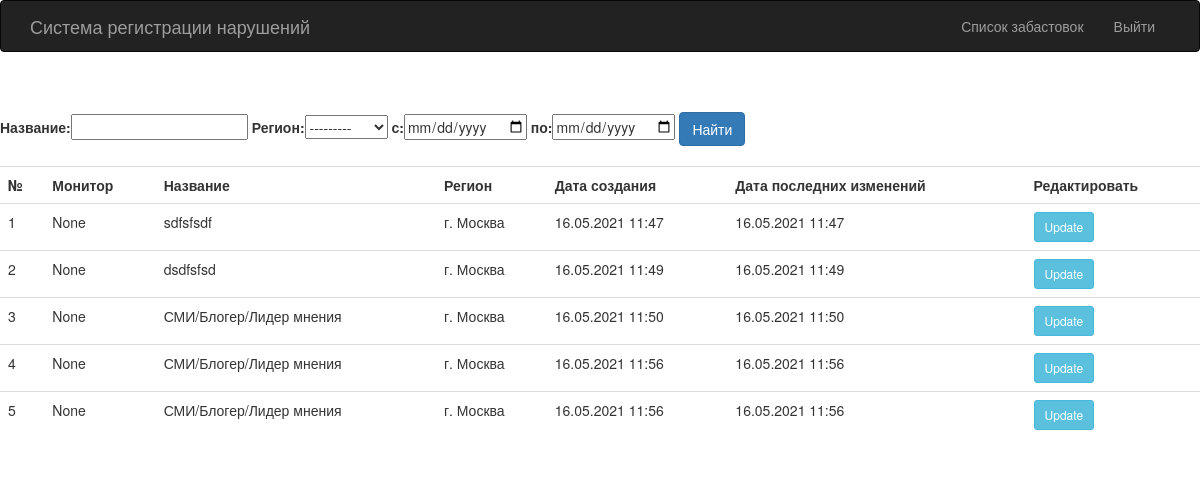
/strike/cases/, run on an earlier commit of the app's database.
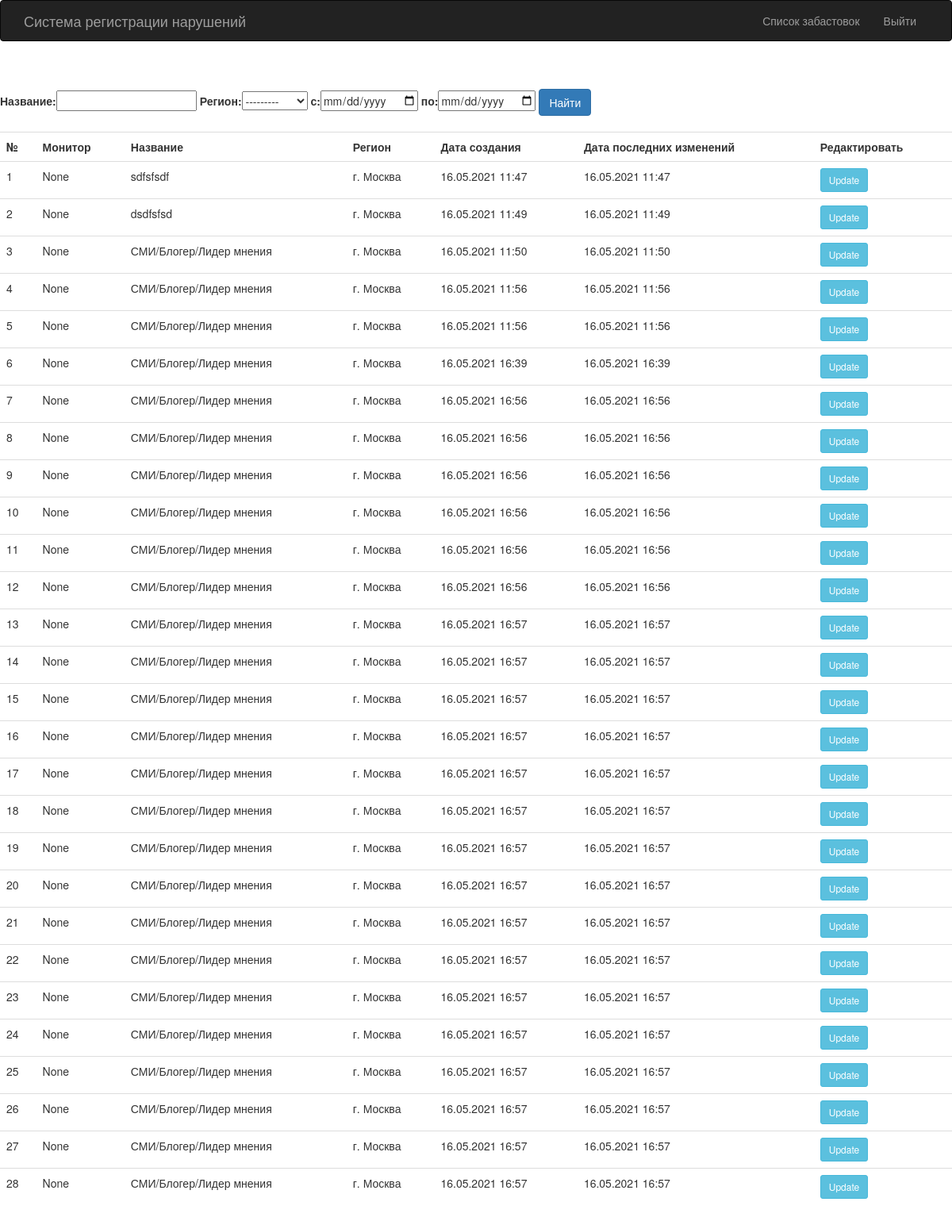
And on a later commit of the database.
### strike/models.py (models this page shows, shortened)
class Region(models.Model):
    name = models.CharField("Название", max_length=255)
    is_active = models.BooleanField("Активен", default=True)
    country = models.ForeignKey(Country, on_delete=models.DO_NOTHING)
    def __str__(self):
        return self.name
    class Meta:
        verbose_name = "Регион"
        verbose_name_plural = "Регионы"

class Card(models.Model):
    ANSWER = [
        ("+", "Да"),
        ("-", "Отсутствует"),
        ("?", "Неизвестно"),
        ("ДР", "Другое")
    ]
    id = models.BigAutoField("№", primary_key=True)
    name = models.CharField("Название", max_length=100, blank=False)
    card_sources = models.ManyToManyField(Source, verbose_name="Источник")
    source_url = models.CharField("Источник информации (ссылка)", max_length=255, null=True, blank=True)
    source_content = models.TextField("Текст статьи/сообщения ", null=True, blank=True)
    country = models.ForeignKey(Country, on_delete=models.DO_NOTHING, verbose_name="Страна")
    region = models.ForeignKey(Region, on_delete=models.DO_NOTHING, verbose_name="Регион")
    city_name = models.CharField("Название города", max_length=100)
    company_name = models.CharField("Название предприятия (юридического лица)", max_length=100, blank=False)
    company_ownership_type = models.ForeignKey(OwnerShipType, on_delete=models.DO_NOTHING, null=True, blank=True,
                                               verbose_name="Форма собственности компании", )
    company_country_name = models.CharField("Страна происхождения компании", max_length=100, blank=True)
    company_is_tnk_member = models.BooleanField("Является ли эта кампания частью ТНК (Транснациональная компания)",
                                                default=False)
    company_tnk_name = models.CharField("Название ТНК (Транснациональная компания)", max_length=100, null=True,
                                        blank=True)
    company_employees_count = models.ForeignKey(EmployeesCount, on_delete=models.DO_NOTHING,null=True,
                                                verbose_name='Общая численность работников на предприятии')
    count_strike_participants = models.ForeignKey(ParticipantsCount, on_delete=models.DO_NOTHING,null=True,
                                                  verbose_name="Количество участников забастовки/акции")
    card_demand_categories = models.ManyToManyField(DemandCategory, verbose_name="Характер требований")
    start_date = models.DateTimeField("Дата начало проведения забастовки/акции",
                                      default=datetime.now())
    end_date = models.DateTimeField("Дата конца проведения забастовки/акции",
                                    default=datetime.now())
    has_trade_union = models.CharField("Профсоюз", choices=ANSWER, max_length=50, blank=False, default='+')
    date_create = models.DateTimeField("Дата создания", auto_now_add=True)
    date_update = models.DateTimeField("Дата последних изменений", auto_now=True)
    is_active = models.BooleanField("Активен", default=True)
    THE_NATURE_OF_THE_GROUP = [
        ('Б/ПГ', 'Бригада или производственная группа'),
        ('опр категория', 'Определенная категория работников'),
        ('Др', 'Другое'),
    ]
    TRADE_UNION_MEMBERSHIP = [
        ('Все', 'Все состоят в профсоюзе'),
        ('Не все', 'В профсоюзе состоят не все'),
        ('Никто', 'Никто не состоит в профсоюзе'),
    ]
    GENDER = [
        ('М', 'Мужчина'),
        ('Ж', 'Женщина'),
    ]
    AGE = [
        ('<18', 'менее 18 лет'),
        ('19-62', '19-62'),
        ('> 63', '63 и старше'),
    ]
    added_by = models.ForeignKey(User, on_delete=models.DO_NOTHING,null=True,verbose_name="Монитор")
    class Meta:
        verbose_name = "Карточка"
        verbose_name_plural = "Карточки"

### strike/views.py (the view)
# urls.py: path('cases/', views.cases, name='strikes_list'),
def cases(request):
    cards = Card.objects.all()
    myFilter = CardFilter(request.GET,queryset=cards)
    cards = myFilter.qs
    context = {'cards':cards, 'myFilter':myFilter}
    return render(request, 'strike/strike.html', context)

### strike/templates/strike/strike.html
{% extends 'base.html' %}
{% block content %}
    <br>
<br>
<div class="row">
	<div class="col">
		<div class="card card-body">
			<form method="get">
				{{myFilter.form}}
		    <button class="btn btn-primary" type="submit">Найти</button>
		  </form>
		</div>
	</div>
</div>
<br>
<div class="row">
	<div class="col-md">
		<div class="card card-body">
			<table class="table table-sm">
				<tr>
					<th>№</th>
					<th>Монитор</th>
					<th>Название</th>
					<th>Регион</th>
					<th>Дата создания</th>
					<th>Дата последних изменений</th>
					<th>Редактировать</th>
				</tr>
				{% for card in cards %}
				<tr>
					<td>{{card.id}}</td>
					<td>{{card.added_by}}</td>
					<td>{{card.name}}</td>
					<td>{{card.region}}</td>
					<td>{{card.date_create | date:"d.m.Y H:i"}}</td>
					<td>{{card.date_update | date:"d.m.Y H:i"}}</td>
					<td><a class="btn btn-sm btn-info" href="{% url 'strike_case' %}">Update</a></td>
				</tr>
				{% endfor %}
			</table>
		</div>
	</div>
</div>
{% endblock %}

### templates/base.html (shortened to what this page needs)
<!DOCTYPE html>
<html lang="en">
<head>
    <link rel="stylesheet" href="//maxcdn.bootstrapcdn.com/bootstrap/3.3.7/css/bootstrap.min.css">
</head>
<body class="override">
    <nav class="navbar navbar-inverse" role="navigation">
        <div class="container">
            <div class="navbar-header">
                <a class="navbar-brand" href="/">Система регистрации нарушений</a>
            </div>
            <div id="navbar" class="collapse navbar-collapse">
                <ul class="nav navbar-nav navbar-right">
                    <li><a href="{% url 'logout' %}">Выйти</a></li>
                </ul>
                <ul class="nav navbar-nav navbar-right">
                    <li><a href="{% url 'strikes_list' %}">Список забастовок</a></li>
                </ul>
            </div>
        </div>
    </nav>
    <div class="container">
        <div class="row">
            {% block content %}{% endblock %}
        </div>
    </div>
</body>
</html>

What changed in the data, as far as the page shows it:
added Card: id "6", added_by "None", name "СМИ/Блогер/Лидер мнения", region "г. Москва", date_create "16.05.2021 16:39", date_update "16.05.2021 16:39"
added Card: id "7", added_by "None", name "СМИ/Блогер/Лидер мнения", region "г. Москва", date_create "16.05.2021 16:56", date_update "16.05.2021 16:56"
added Card: id "8", added_by "None", name "СМИ/Блогер/Лидер мнения", region "г. Москва", date_create "16.05.2021 16:56", date_update "16.05.2021 16:56"
added Card: id "9", added_by "None", name "СМИ/Блогер/Лидер мнения", region "г. Москва", date_create "16.05.2021 16:56", date_update "16.05.2021 16:56"
added Card: id "10", added_by "None", name "СМИ/Блогер/Лидер мнения", region "г. Москва", date_create "16.05.2021 16:56", date_update "16.05.2021 16:56"
added Card: id "11", added_by "None", name "СМИ/Блогер/Лидер мнения", region "г. Москва", date_create "16.05.2021 16:56", date_update "16.05.2021 16:56"
added Card: id "12", added_by "None", name "СМИ/Блогер/Лидер мнения", region "г. Москва", date_create "16.05.2021 16:56", date_update "16.05.2021 16:56"
added Card: id "13", added_by "None", name "СМИ/Блогер/Лидер мнения", region "г. Москва", date_create "16.05.2021 16:57", date_update "16.05.2021 16:57"
added Card: id "14", added_by "None", name "СМИ/Блогер/Лидер мнения", region "г. Москва", date_create "16.05.2021 16:57", date_update "16.05.2021 16:57"
added Card: id "15", added_by "None", name "СМИ/Блогер/Лидер мнения", region "г. Москва", date_create "16.05.2021 16:57", date_update "16.05.2021 16:57"
added Card: id "16", added_by "None", name "СМИ/Блогер/Лидер мнения", region "г. Москва", date_create "16.05.2021 16:57", date_update "16.05.2021 16:57"
added Card: id "17", added_by "None", name "СМИ/Блогер/Лидер мнения", region "г. Москва", date_create "16.05.2021 16:57", date_update "16.05.2021 16:57"
added Card: id "18", added_by "None", name "СМИ/Блогер/Лидер мнения", region "г. Москва", date_create "16.05.2021 16:57", date_update "16.05.2021 16:57"
added Card: id "19", added_by "None", name "СМИ/Блогер/Лидер мнения", region "г. Москва", date_create "16.05.2021 16:57", date_update "16.05.2021 16:57"
added Card: id "20", added_by "None", name "СМИ/Блогер/Лидер мнения", region "г. Москва", date_create "16.05.2021 16:57", date_update "16.05.2021 16:57"
added Card: id "21", added_by "None", name "СМИ/Блогер/Лидер мнения", region "г. Москва", date_create "16.05.2021 16:57", date_update "16.05.2021 16:57"
added Card: id "22", added_by "None", name "СМИ/Блогер/Лидер мнения", region "г. Москва", date_create "16.05.2021 16:57", date_update "16.05.2021 16:57"
added Card: id "23", added_by "None", name "СМИ/Блогер/Лидер мнения", region "г. Москва", date_create "16.05.2021 16:57", date_update "16.05.2021 16:57"
added Card: id "24", added_by "None", name "СМИ/Блогер/Лидер мнения", region "г. Москва", date_create "16.05.2021 16:57", date_update "16.05.2021 16:57"
added Card: id "25", added_by "None", name "СМИ/Блогер/Лидер мнения", region "г. Москва", date_create "16.05.2021 16:57", date_update "16.05.2021 16:57"
added Card: id "26", added_by "None", name "СМИ/Блогер/Лидер мнения", region "г. Москва", date_create "16.05.2021 16:57", date_update "16.05.2021 16:57"
added Card: id "27", added_by "None", name "СМИ/Блогер/Лидер мнения", region "г. Москва", date_create "16.05.2021 16:57", date_update "16.05.2021 16:57"
added Card: id "28", added_by "None", name "СМИ/Блогер/Лидер мнения", region "г. Москва", date_create "16.05.2021 16:57", date_update "16.05.2021 16:57"
